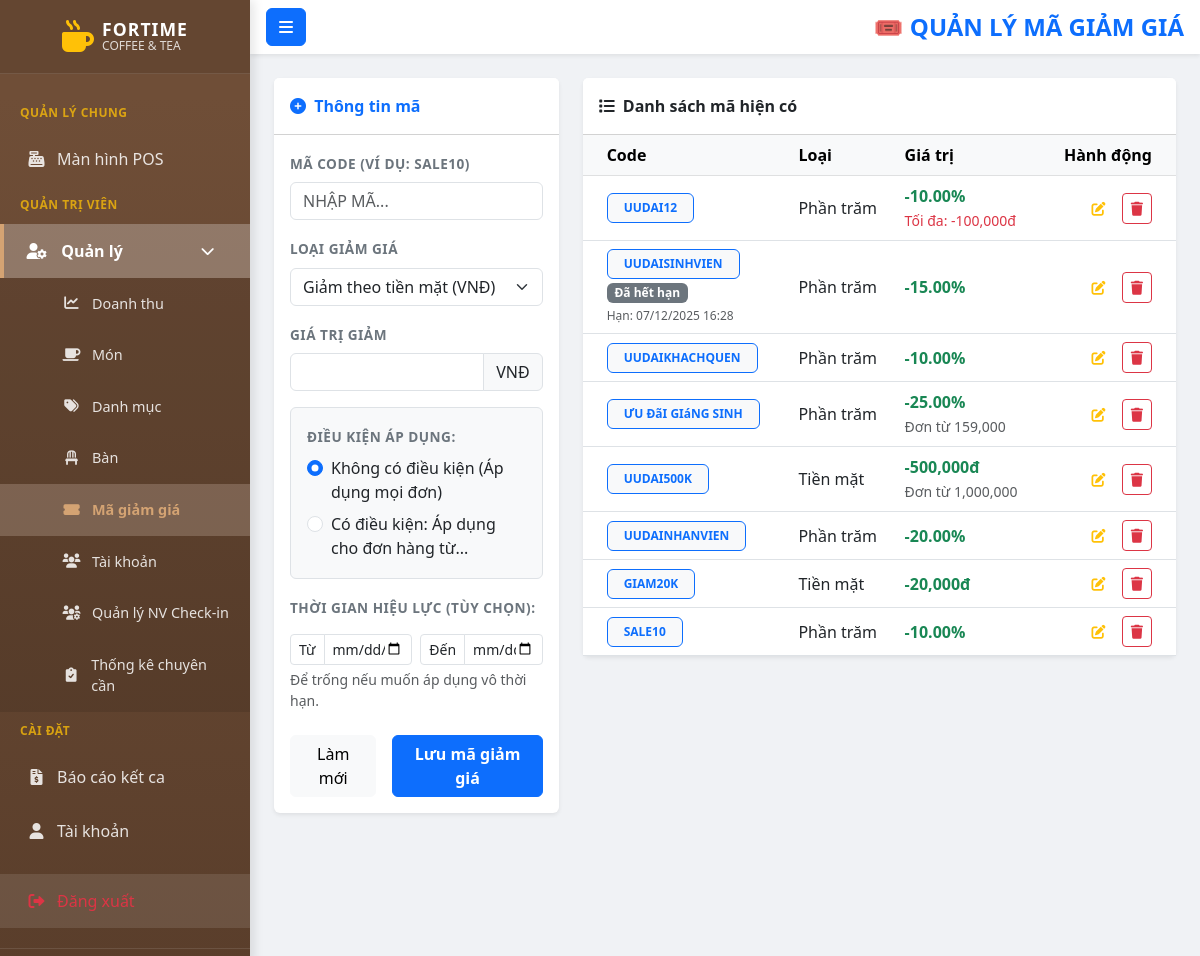
The app's page /discount (signed in) with its own data.
### tables this page shows
CREATE TABLE `discounts` (
  `discount_id` int(11) NOT NULL,
  `code` varchar(50) NOT NULL,
  `type` enum('percentage','fixed') NOT NULL,
  `value` decimal(10,2) NOT NULL,
  `min_order_value` decimal(10,2) DEFAULT 0.00,
  `max_discount_amount` decimal(10,2) DEFAULT 0.00,
  `start_date` datetime DEFAULT NULL,
  `end_date` datetime DEFAULT NULL,
  `is_deleted` tinyint(1) DEFAULT 0
);

### app/controllers/DiscountController.php (called while the page is built, shortened)
<?php
class DiscountController extends Controller {
    private $discountModel;
    public function __construct() {
        $this->discountModel = $this->model('DiscountModel');
    }
    public function index() {
        $discounts = $this->discountModel->getAllDiscountsIncludingDeleted();
        $data = ['discounts' => $discounts];
        $this->view('admin/discounts/index', $data);
    }
}

### app/core/App.php (called while the page is built, shortened)
<?php
class App {
    protected $currentMethod = 'login';
    public function __construct() {
        $url = $this->getUrl();
        if (isset($url[0])) {
            $u_name = ucwords($url[0]);
            if (file_exists('../app/controllers/' . $u_name . 'Controller.php')) {
                $this->currentMethod = 'index';
                unset($url[0]);
            }
            elseif (file_exists('../app/controllers/' . $u_name . '.php')) {
                $this->currentController = $u_name;
                $this->currentMethod = 'index';
                unset($url[0]);
            }
        }
        $this->currentController = new $this->currentController;
        $this->params = $url ? array_values($url) : [];
        call_user_func_array([$this->currentController, $this->currentMethod], $this->params);
    }
    public function getUrl() {
        if (isset($_GET['url'])) {
            $url = rtrim($_GET['url'], '/');
            $url = filter_var($url, FILTER_SANITIZE_URL);
            return explode('/', $url);
        }
        return [];
    }
}

### public/index.php (called while the page is built, shortened)
<?php
$init = new App();

### app/core/Database.php (called while the page is built, shortened)
<?php
class Database {
    private $host = DB_HOST;
    private $user = DB_USER;
    private $pass = DB_PASS;
    private $dbname = DB_NAME;
    private $dbh;
    private $stmt;
    public function __construct() {
        $dsn = 'mysql:host=' . $this->host . ';dbname=' . $this->dbname . ';charset=utf8';
        $options = array(
            PDO::ATTR_PERSISTENT => true,
            PDO::ATTR_ERRMODE => PDO::ERRMODE_EXCEPTION
        );
        try {
            $this->dbh = new PDO($dsn, $this->user, $this->pass, $options);
            $this->dbh->exec("SET time_zone = '+07:00'");
        } catch (PDOException $e) {
            $this->error = $e->getMessage();
            die("Lỗi kết nối Cơ sở dữ liệu: " . $this->error);
        }
    }
    public function query($sql) {
        $this->stmt = $this->dbh->prepare($sql);
    }
    public function execute() {
        return $this->stmt->execute();
    }
    public function resultSet() {
        $this->execute();
        return $this->stmt->fetchAll(PDO::FETCH_OBJ);
    }
}

### app/models/DiscountModel.php (called while the page is built, shortened)
<?php
class DiscountModel {
    private $db;
    public function __construct() {
        $this->db = new Database();
    }
    public function getAllDiscountsIncludingDeleted() {
        $sql = "SELECT * FROM discounts ORDER BY is_deleted ASC, discount_id DESC";
        $this->db->query($sql);
        return $this->db->resultSet();
    }
}

### app/views/admin/discounts/index.php (the view, shortened to what this page needs)
<!DOCTYPE html>
<html lang="vi">
<head>
    <link href="https://cdn.jsdelivr.net/npm/bootstrap@5.3.0/dist/css/bootstrap.min.css" rel="stylesheet">
    <link rel="stylesheet" href="https://cdnjs.cloudflare.com/ajax/libs/font-awesome/6.0.0/css/all.min.css">
    <link rel="stylesheet" href="<?php echo URLROOT; ?>/css/admin.css">
    <link rel="stylesheet" href="<?php echo URLROOT; ?>/css/sidebar.css">
</head>
<body>
<div class="wrapper">
    <?php require_once APPROOT . '/views/Layouts/sidebar.php'; ?>
    <div id="content">
        <nav class="navbar navbar-light bg-white shadow-sm px-3 mb-4">
            <button type="button" id="sidebarCollapse" class="btn btn-primary me-3"><i class="fas fa-bars"></i></button>
            <h4 class="text-primary mb-0 fw-bold">🎟️ QUẢN LÝ MÃ GIẢM GIÁ</h4>
        </nav>
        <div class="container-fluid px-4">
            <div class="row g-4">
                <div class="col-md-4">
                    <div class="card shadow-sm border-0">
                        <div class="card-header bg-white fw-bold py-3 text-primary">
                            <i class="fas fa-plus-circle me-1"></i> Thông tin mã
                        </div>
                        <div class="card-body">
                             <form id="discountForm" action="<?php echo URLROOT; ?>/discount/add" method="post">
                                    <div class="mb-3">
                                        <label class="form-label fw-bold">Mã Code (Ví dụ: SALE10)</label>
                                        <input type="text" name="code" id="code" class="form-control text-uppercase" required placeholder="Nhập mã...">
                                    </div>
                                    <div class="mb-3">
                                        <label class="form-label fw-bold">Loại giảm giá</label>
                                        <select name="type" id="type" class="form-select">
                                            <option value="fixed">Giảm theo tiền mặt (VNĐ)</option>
                                        </select>
                                    </div>
                                    <div class="mb-3">
                                        <label class="form-label fw-bold">Giá trị giảm</label>
                                        <div class="input-group">
                                            <input type="number" name="value" id="value" class="form-control" required min="1">
                                            <span class="input-group-text" id="value-unit">VNĐ</span>
                                        </div>
                                    </div>
                                    <div class="mb-3 p-3 bg-light border rounded">
                                        <label class="form-label fw-bold mb-2">Điều kiện áp dụng:</label>
                                        <div class="form-check mb-2">
                                            <input class="form-check-input" type="radio" name="condition_type" id="cond_none" value="none" checked>
                                            <label class="form-check-label" for="cond_none">
                                                Không có điều kiện (Áp dụng mọi đơn)
                                            </label>
                                        </div>
                                        <div class="form-check">
                                            <input class="form-check-input" type="radio" name="condition_type" id="cond_min" value="min">
                                            <label class="form-check-label" for="cond_min">
                                                Có điều kiện: Áp dụng cho đơn hàng từ...
                                            </label>
                                        </div>
                                    </div>
                                    <div class="row g-2 mb-4">
                                        <div class="col-12">
                                            <label class="form-label fw-bold">Thời gian hiệu lực (Tùy chọn):</label>
                                        </div>
                                        <div class="col-6">
                                            <div class="input-group input-group-sm">
                                                <span class="input-group-text bg-white">Từ</span>
                                                <input type="datetime-local" name="start_date" id="start_date" class="form-control">
                                            </div>
                                        </div>
                                        <div class="col-6">
                                            <div class="input-group input-group-sm">
                                                <span class="input-group-text bg-white">Đến</span>
                                                <input type="datetime-local" name="end_date" id="end_date" class="form-control">
                                            </div>
                                        </div>
                                        <div class="form-text small text-muted ps-1">Để trống nếu muốn áp dụng vô thời hạn.</div>
                                    </div>
                                    <div class="d-grid gap-2 d-md-flex justify-content-md-end">
                                        <button type="button" onclick="resetDiscountForm()" class="btn btn-light me-md-2">Làm mới</button>
                                        <button type="submit" id="btnSave" class="btn btn-primary fw-bold flex-grow-1">Lưu mã giảm giá</button>
                                    </div>
                                </form>
                        </div>
                    </div>
                </div>
                <div class="col-md-8">
                    <div class="card shadow-sm border-0">
                        <div class="card-header bg-white fw-bold py-3">
                            <i class="fas fa-list me-1"></i> Danh sách mã hiện có
                        </div>
                        <div class="card-body p-0">
                            <div class="table-responsive">
                                <table class="table table-hover align-middle mb-0">
                                    <thead class="table-light">
                                        <tr>
                                            <th class="ps-4">Code</th>
                                            <th>Loại</th>
                                            <th>Giá trị</th>
                                            <th class="text-end pe-4">Hành động</th>
                                        </tr>
                                    </thead>
                                    <tbody>
                                        <?php if(!empty($data['discounts'])): ?>
                                            <?php foreach($data['discounts'] as $d): ?>
                                            <tr class="<?php echo ($d->is_deleted == 1) ? 'table-secondary text-muted' : ''; ?>">
                                                <td class="ps-4 fw-bold text-primary">
                                                    <span class="badge bg-light text-primary border border-primary border-dashed px-3 py-2">
                                                        <?php echo htmlspecialchars($d->code); ?>
                                                    </span>
                                                    <?php if($d->is_deleted == 1): ?>
                                                        <br><span class="badge bg-danger mt-1">Đã xóa</span>
                                                    <?php else: ?>
                                                        <?php
                                                            $now = date('Y-m-d H:i:s');
                                                            $isExpired = ($d->end_date && $d->end_date < $now);
                                                            $isUpcoming = ($d->start_date && $d->start_date > $now);
                                                        ?>
                                                        <?php if($isExpired): ?>
                                                            <br><span class="badge bg-secondary mt-1">Đã hết hạn</span>
                                                        <?php elseif($isUpcoming): ?>
                                                            <br><span class="badge bg-warning text-dark mt-1">Chưa diễn ra</span>
                                                        <?php endif; ?>
                                                    <?php endif; ?>
                                                    <?php if($d->end_date): ?>
                                                        <div class="text-muted small fw-normal mt-1" style="font-size: 0.75rem;">
                                                            Hạn: <?php echo date('d/m/Y H:i', strtotime($d->end_date)); ?>
                                                        </div>
                                                    <?php endif; ?>
                                                </td>
                                                <td><?php echo ($d->type == 'fixed') ? 'Tiền mặt' : 'Phần trăm'; ?></td>
                                                <td class="fw-bold text-success">
                                                    -<?php echo ($d->type == 'fixed') ? number_format($d->value).'đ' : $d->value.'%'; ?>
                                                    <?php if($d->min_order_value > 0): ?>
                                                        <br><small class="text-muted fw-normal">Đơn từ <?php echo number_format($d->min_order_value); ?></small>
                                                    <?php endif; ?>
                                                    <?php if($d->type == 'percentage' && $d->max_discount_amount > 0): ?>
                                                        <br><small class="text-danger fw-normal">Tối đa: -<?php echo number_format($d->max_discount_amount); ?>đ</small>
                                                    <?php endif; ?>
                                                </td>
                                                <td class="text-end pe-4">
                                                    <?php if($d->is_deleted == 1): ?>
                                                        <a href="<?php echo URLROOT; ?>/discount/restore/<?php echo $d->discount_id; ?>"
                                                           class="btn btn-sm btn-success fw-bold btn-restore"> <i class="fas fa-trash-restore"></i> Khôi phục
                                                        </a>
                                                    <?php else: ?>
                                                        <button class="btn btn-sm btn-outline-warning border-0 me-1"
                                                                onclick='editDiscount(<?php echo htmlspecialchars(json_encode($d), ENT_QUOTES, 'UTF-8'); ?>)'>
                                                            <i class="fas fa-edit"></i>
                                                        </button>
                                                        <a href="<?php echo URLROOT; ?>/discount/delete/<?php echo $d->discount_id; ?>"
                                                           class="btn btn-sm btn-outline-danger btn-delete-discount">
                                                            <i class="fas fa-trash"></i>
                                                        </a>
                                                    <?php endif; ?>
                                                </td>
                                            </tr>
                                            <?php endforeach; ?>
                                        <?php endif; ?>
                                    </tbody>
                                </table>
                            </div>
                        </div>
                    </div>
                </div>
            </div>
        </div>
    </div>
</div>
</body>
</html>

### public/css/admin.css (style rules this page uses)
:root { --primary-color: #4e73df; --primary-dark: #224abe; --sidebar-width: 250px; --bg-light: #f8f9fc; }
body { font-family: 'Segoe UI', Tahoma, Geneva, Verdana, sans-serif; background-color: #f0f2f5; margin: 0; }
.wrapper { display: flex; width: 100%; align-items: stretch; min-height: 100vh; }
#content { width: 100%; min-height: 100vh; transition: all 0.3s; display: flex; flex-direction: column; }
.form-label { font-weight: 600; font-size: 0.85rem; color: #6c757d; text-transform: uppercase; letter-spacing: 0.5px; }

### public/css/sidebar.css (style rules this page uses)
:root { --sidebar-width: 250px; --sidebar-bg: linear-gradient(180deg, #6f4e37 10%, #5a3e2b 100%); --sidebar-text: #fff; --sidebar-active-bg: rgba(255, 255, 255, 0.25); --sidebar-hover-bg: rgba(255, 255, 255, 0.15); --sidebar-border-active: #d4a373; }

### records on screen
discounts: code "UUDAI12", type "Phần trăm", value "10.00", max_discount_amount "100,000"
discounts: code "UUDAISINHVIEN", is_deleted "Đã hết hạn", end_date "07/12/2025 16:28", type "Phần trăm", value "15.00"
discounts: code "UUDAIKHACHQUEN", type "Phần trăm", value "10.00"
discounts: code "ƯU ĐãI GIáNG SINH", type "Phần trăm", value "25.00", min_order_value "159,000"
discounts: code "UUDAI500K", type "Tiền mặt", value "500,000", min_order_value "1,000,000"
discounts: code "UUDAINHANVIEN", type "Phần trăm", value "20.00"
discounts: code "GIAM20K", type "Tiền mặt", value "20,000"
discounts: code "SALE10", type "Phần trăm", value "10.00"
